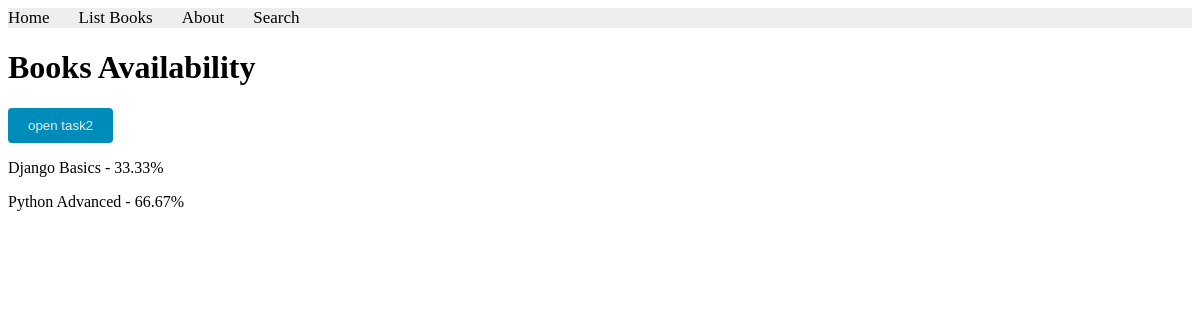
/books/lab8/task1/, run on an earlier commit of the app's database.
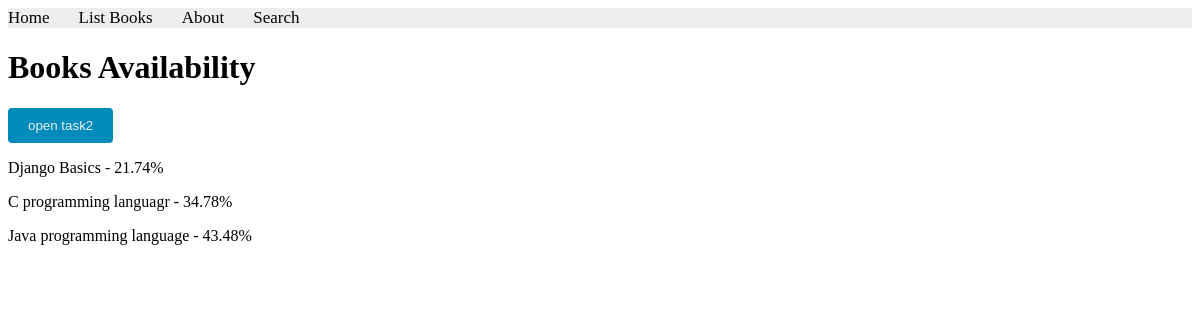
And on a later commit of the database.
### apps/bookmodule/models.py (models this page shows)
class Book(models.Model):
    title = models.CharField(max_length=100)
    price = models.FloatField(default=0.0)
    quantity = models.IntegerField(default=1)
    pubdate = models.DateTimeField()
    rating = models.SmallIntegerField(default=1)
    publisher = models.ForeignKey(Publisher, null=True, on_delete=models.SET_NULL)
    authors = models.ManyToManyField(Author)

### apps/bookmodule/views.py (the view)
# urls.py: path('lab8/task1/', views.task1, name="books.lab8.task1"),
def task1(request):
    total_books = Book.objects.aggregate(total=Sum('quantity'))['total']
    books = Book.objects.annotate(
        percentage=ExpressionWrapper(
            (F('quantity') * 100.0) / total_books,
            output_field=FloatField()
        )
    )
    return render(request, 'bookmodule/lab9/task1.html', {'books': books})

### apps/templates/bookmodule/lab9/task1.html (shortened to what this page needs)
{% extends "layouts/base.html" %}
{% load static %}
{% block content %}
<h1>Books Availability</h1>
<button class="lab9-btn">
        <a href="{% url 'books.lab9.task2' %}">open task2</a>
    </button>
{% for book in books %}
<p>{{ book.title }} - {{ book.percentage|floatformat:2 }}%</p>
{% endfor %}
{% endblock content %}

What changed in the data, as far as the page shows it:
removed Book: title "Python Advanced", percentage "66.67"
computed for Book "Django Basics": percentage "33.33" → "21.74"
added Book: title "C programming languagr", percentage "34.78"
added Book: title "Java programming language", percentage "43.48"
